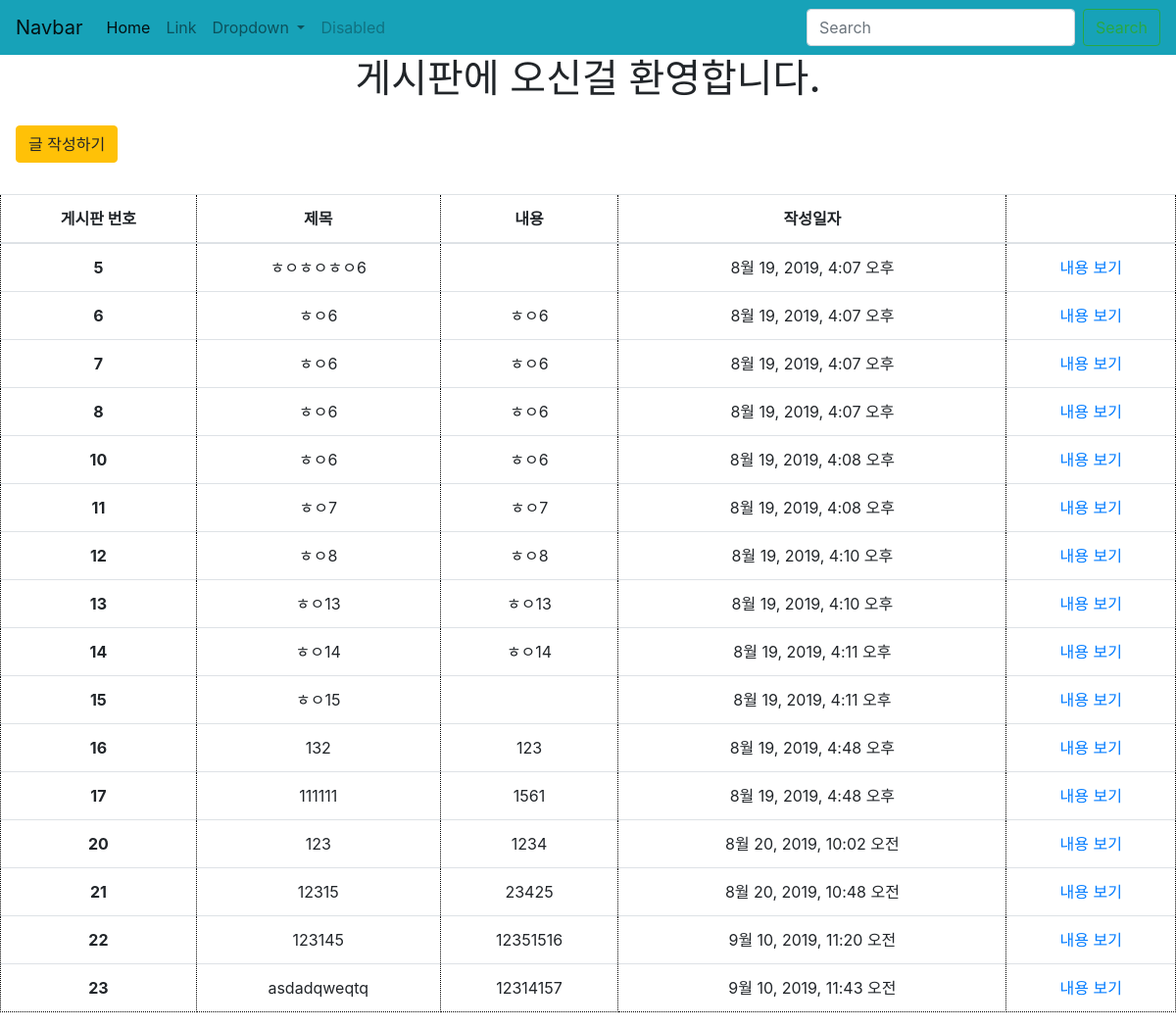
/articles/, run on an earlier commit of the app's database.
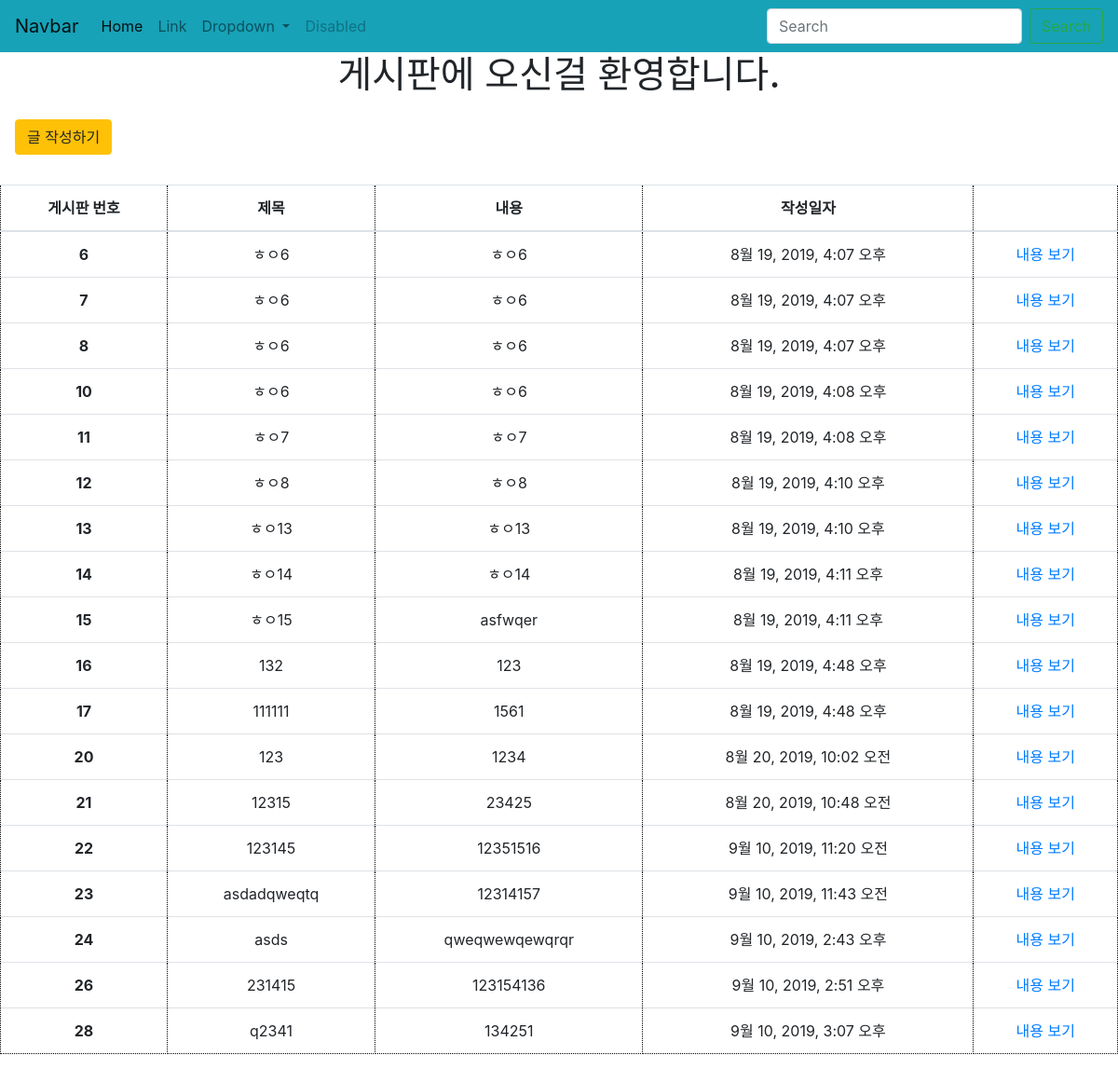
And on a later commit of the database.
### articles/models.py (models this page shows, shortened)
class Article(models.Model):
    title = models.CharField(max_length=10)
    content = models.TextField()
    created_at = models.DateTimeField(auto_now_add=True)
    updated_at = models.DateTimeField(auto_now=True)

### articles/views.py (the view)
# urls.py: path('', views.index, name='index'),
def index(request):
    articles = Article.objects.all()
    context = {
        'articles' : articles
    }
    return render(request, 'articles/index.html', context)

### articles/templates/articles/index.html (shortened to what this page needs)
<!DOCTYPE html>
<html lang="en">
<head>
<link rel="stylesheet" href="https://stackpath.bootstrapcdn.com/bootstrap/4.3.1/css/bootstrap.min.css">
</head>
  {% extends 'articles/base.html' %}
  {% block body %}
  <nav class="navbar navbar-expand-lg navbar-light bg-info">
      <a class="navbar-brand" href="#">Navbar</a>
      <div class="collapse navbar-collapse" id="navbarSupportedContent">
        <ul class="navbar-nav mr-auto">
          <li class="nav-item active">
            <a class="nav-link" href="#">Home <span class="sr-only">(current)</span></a>
          </li>
          <li class="nav-item">
            <a class="nav-link" href="#">Link</a>
          </li>
          <li class="nav-item dropdown">
            <a class="nav-link dropdown-toggle" href="#" id="navbarDropdown" role="button" data-toggle="dropdown" aria-haspopup="true" aria-expanded="false">
              Dropdown
            </a>
          </li>
          <li class="nav-item">
            <a class="nav-link disabled" href="#" tabindex="-1" aria-disabled="true">Disabled</a>
          </li>
        </ul>
        <form class="form-inline my-2 my-lg-0">
          <input class="form-control mr-sm-2" type="search" placeholder="Search" aria-label="Search">
          <button class="btn btn-outline-success my-2 my-sm-0" type="submit">Search</button>
        </form>
      </div>
    </nav>
  <h1 class='d-flex justify-content-center'>게시판에 오신걸 환영합니다.</h1>
  <a href="create" class='btn d-inline-flex btn-warning m-3'>글 작성하기</a>
  <table class="table mt-3">
      <thead>
        <tr>
          <th scope="col" class='text-center'>게시판 번호</th>
          <th scope="col" class='text-center'>제목</th>
          <th scope="col"class='text-center'>내용</th>
          <th scope="col"class='text-center'>작성일자</th>
          <th scole="col"class='text-center'></th>
        </tr>
      </thead>
      <tbody>
        {% for A in articles %}
        <tr>
          <th scope="row" class='text-center'>{{A.id}}</th>
          <td class='text-center'>{{A.title}}</td>
          <td class='text-center'>{{A.content}}</td>
          <td class='text-center'>{{A.created_at}}</td>
          <td class='text-center'><a href='{{A.id}}'>내용 보기</a></td>
        </tr>
        {% endfor %}
      </tbody>
    </table>
{% endblock %}

What changed in the data, as far as the page shows it:
removed Article: id "5", title "ㅎㅇㅎㅇㅎㅇ6", created_at "8월 19, 2019, 4:07 오후"
changed Article "ㅎㅇ15": content (not shown) → "asfwqer"
added Article: id "24", title "asds", content "qweqwewqewqrqr", created_at "9월 10, 2019, 2:43 오후"
added Article: id "26", title "231415", content "123154136", created_at "9월 10, 2019, 2:51 오후"
added Article: id "28", title "q2341", content "134251", created_at "9월 10, 2019, 3:07 오후"
